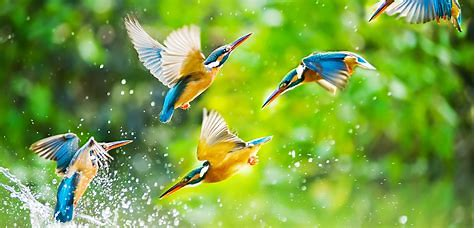
#> input picture 0629/th.jpg, 475 x 228 px
$ python convert-color-space.py
#> lines starting #> are read from the running program, lines starting #| are printed output that depends on the picture
import cv2
import numpy as np
import matplotlib.pyplot as plt

# BGR to RGB
img = cv2.imread('th.jpg')  #BGR color space
#> img is the input picture: shape (228, 475, 3); mean B, G, R 66.2, 160.9, 122.1
img = cv2.cvtColor(img,cv2.COLOR_BGR2RGB) # BGR -> RGB
plt.imshow(img)
# plt.show()

# GRAY LIGHTNESS
gray = cv2.cvtColor(img,cv2.COLOR_RGB2GRAY)
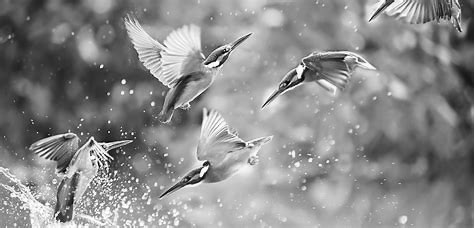
#> gray: shape (228, 475); min 1, max 255, mean 138.5
plt.imshow(gray, cmap='gray')
# plt.show()

def myRGB_to_Grayscalde_lightness(img):
    gray = ((img.max(axis=2) + img.min(axis=2)) / 2.0).astype(int)
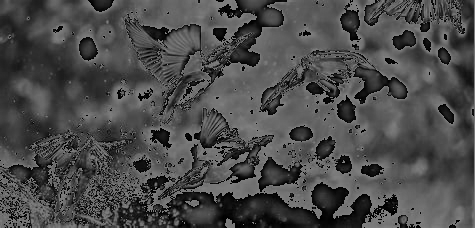
#> gray: shape (228, 475) int64; min 0, max 127, mean 74.2
    return gray

gray = myRGB_to_Grayscalde_lightness(img)
plt.imshow(gray, cmap='gray')
# plt.show()

# GRAY AVERAGE
def myRGB_to_Grayscale_average(img):
    gray = img.mean(axis=2)
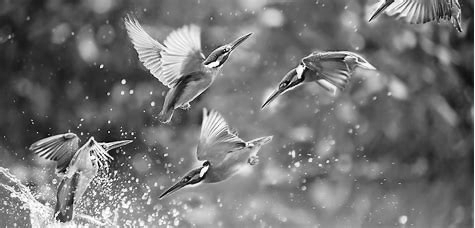
#> gray: shape (228, 475) float64; min 0.667, max 255, mean 116.4
    return gray

gray = myRGB_to_Grayscale_average(img)
plt.imshow(gray, cmap='gray')
# plt.show()

#GRAY LUMINOSITY
def myRGB_to_Grayscale_luminosity(img):
    r = img[:,:,0]
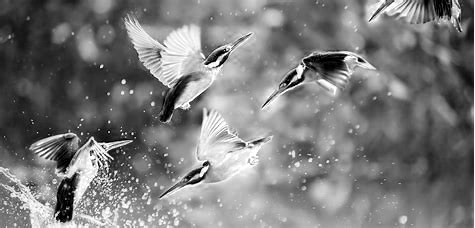
#> r: shape (228, 475); min 0, max 255, mean 122.1
    g = img[:,:,1]
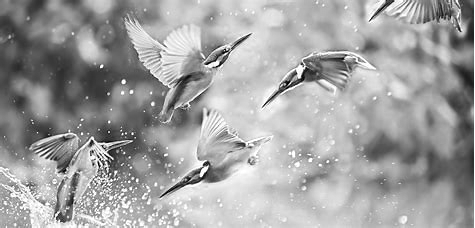
#> g: shape (228, 475); min 0, max 255, mean 160.9
    b = img[:,:,2]
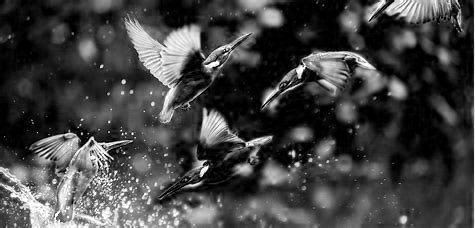
#> b: shape (228, 475); min 0, max 255, mean 66.2
    gray = 0.21 * r + 0.72 * g + 0.07 * b
    return gray

gray = myRGB_to_Grayscale_luminosity(img)
plt.imshow(gray,cmap='gray')
# plt.show()
